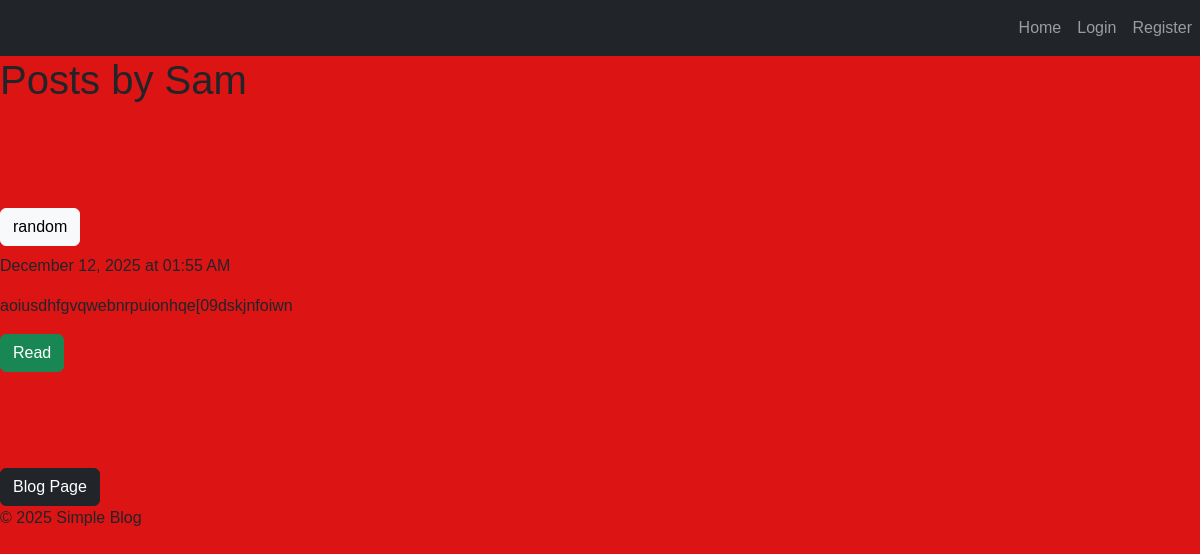
The app's page /user/Sam, older data.
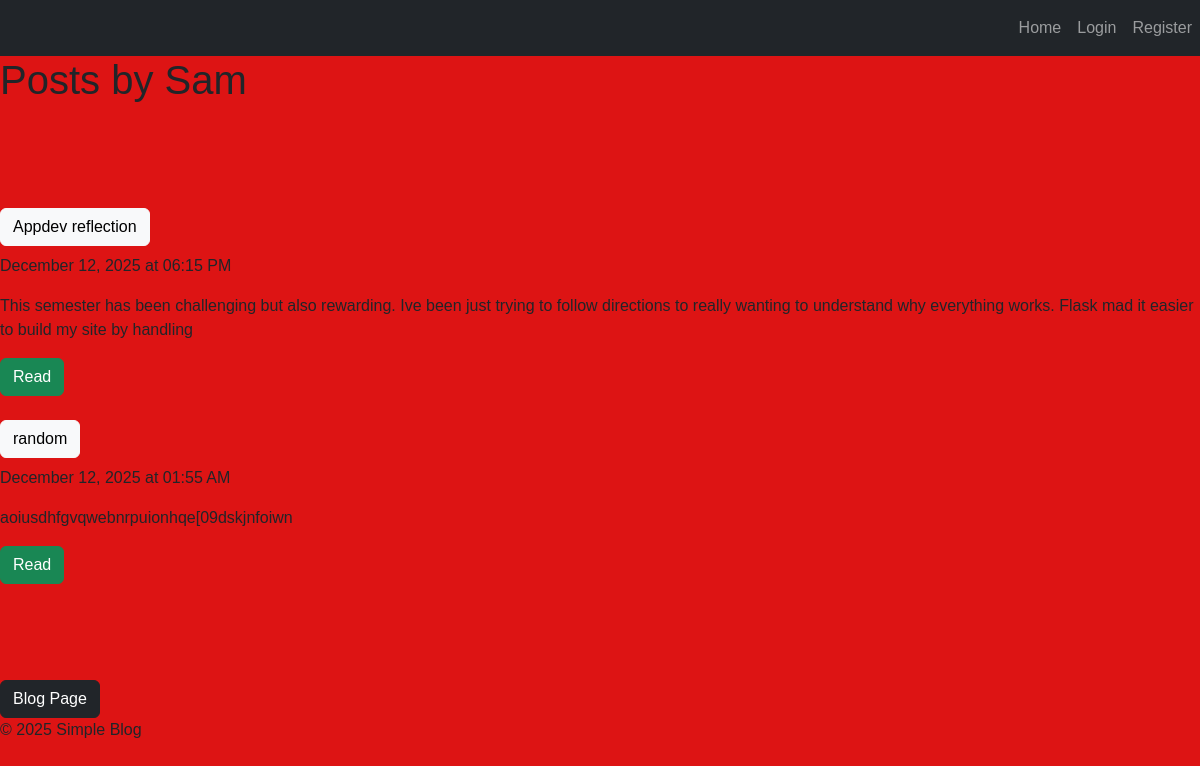
The same page, newer data.
### app.py (models this page shows, shortened)
class Post(db.Model):
    id = db.Column(db.Integer, primary_key=True)
    title = db.Column(db.String(200), nullable=False)
    content = db.Column(db.Text, nullable=False)
    created_at = db.Column(db.DateTime, default=datetime.utcnow)
    updated_at = db.Column(db.DateTime, default=datetime.utcnow, onupdate=datetime.utcnow)
    user_id = db.Column(db.Integer, db.ForeignKey('user.id'), nullable=False)
    comments = db.relationship(
        'Comment', backref='post', lazy=True, cascade='all, delete-orphan', order_by='Comment.created_at.asc()'
    )

### app.py (the view)
@app.route('/user/<username>')
def user_posts(username):
    user = User.query.filter_by(username=username).first_or_404()
    posts = Post.query.filter_by(author=user).order_by(Post.created_at.desc()).all()
    return render_template('user_post.html', user=user, posts=posts)

### templates/user_post.html (shortened to what this page needs)
{% extends "base.html" %}
    {% block content %}
        <div>
            <div>
                <h1>Posts by {{ user.username }}</h1>
                <br>
                <br>
                <br>
                <br>
            </div>
            {% if posts %}
                {% for post in posts %}
                <div>
                    <h3>
                        <div>
                        <a href="{{ url_for('view_post', post_id=post.id) }}">
                            <button type="button" class="btn btn-light">{{ post.title }}</button>
                        </a>
                        </div>
                    </h3>
                    <p>
                        {{ post.created_at.strftime('%B %d, %Y at %I:%M %p') }}
                    </p>
                    <p>
                        {% if post.content|length > 200 %}
                            {{ post.content[:200] }}
                        {% else %}
                            {{ post.content }}
                        {% endif %}
                    </p>
                    <div>
                        <a href="{{ url_for('view_post', post_id=post.id) }}">
                            <button type="button" class="btn btn-success">Read</button>
                        </a>
                        <br>
                        <br>
                    </div>
                </div>
                {% endfor %}
            {% else %}
                <div>
                    <p>{{ user.username }} no posts yet!</p>
                </div>
            {% endif %}
            <br>
            <br>
            <br>
            <div>
                <a href="{{ url_for('index') }}"><button type="button" class="btn btn-dark">Blog Page</button></a>
            </div>
        </div>
    {% endblock %}

Row changes from the older to the newer data that the page shows:
added Post: title "Appdev reflection", created_at "December 12, 2025 at 06:15 PM", content "This semester has been challenging but also rewarding. Ive been just trying to follow directions to really wanting to understand why everything works. Flask mad it easier to build my site by handling"
